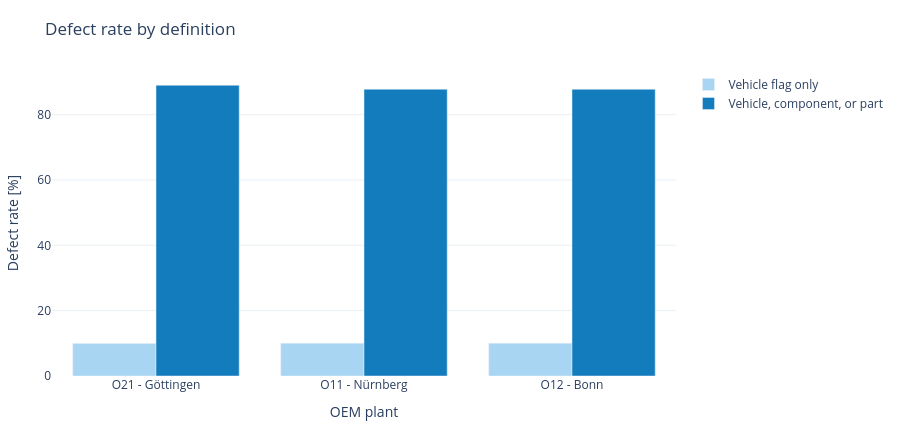

The code cell stored with this chart in its notebook:
### Markdown cell above
### Result

O21 Göttingen has the highest effective rate at 88.98%, followed by O11 Nürnberg at 87.76% and O12 Bonn at 87.75%. The gap between O21 and O11 is 1.216 percentage points. O11 and O12 differ by only 0.010 percentage points and are practically very similar. Nürnberg still has the largest absolute number with 1,041,102 effectively defective vehicles because it also has the highest production volume. The relative rate points to O21 as the first audit location, while the absolute result shows that O11 still affects more vehicles.

### Comparison with the Direct Vehicle Flag

The next chart compares the direct vehicle flag with the complete Bottom-up definition. Light bars use only the direct vehicle flag. Dark bars classify a vehicle as defective when the vehicle itself, an installed component, or an installed part is defective.

### Code cell
definition_long = oem_plant_quality.melt(
    id_vars=["Werk_Label"],
    value_vars=["Direkte_Quote", "Effektive_Quote"],
    var_name="Definition",
    value_name="Quote",
)
definition_long["Definition"] = definition_long["Definition"].map(
    {
        "Direkte_Quote": "Vehicle flag only",
        "Effektive_Quote": "Vehicle, component, or part",
    }
)
definition_long["Quote_pct"] = definition_long["Quote"] * 100

definition_figure = px.bar(
    definition_long,
    x="Werk_Label",
    y="Quote_pct",
    color="Definition",
    barmode="group",
    color_discrete_sequence=["#A8D5F2", "#137CBD"],
    title="Defect rate by definition",
    labels={"Werk_Label": "OEM plant", "Quote_pct": "Defect rate [%]"},
)
definition_figure.update_traces(
    hovertemplate="<b>%{x}</b><br>%{fullData.name}: %{y:.3f} %<extra></extra>"
)
style_figure(definition_figure)

### Figure 1 — Plotly figure (JSON) as saved in the notebook; plotly's stock layout.template omitted (floating-point values rounded to 4 significant figures)
{"data": [{"alignmentgroup": "True", "hovertemplate": "<b>%{x}</b><br>%{fullData.name}: %{y:.3f} %<extra></extra>", "legendgroup": "Vehicle flag only", "marker": {"color": "#A8D5F2", "pattern": {"shape": ""}}, "name": "Vehicle flag only", "offsetgroup": "Vehicle flag only", "orientation": "v", "showlegend": true, "textposition": "auto", "type": "bar", "x": ["O21 - Göttingen", "O11 - Nürnberg", "O12 - Bonn"], "xaxis": "x", "y": [9.914, 10.01, 10.03], "yaxis": "y"}, {"alignmentgroup": "True", "hovertemplate": "<b>%{x}</b><br>%{fullData.name}: %{y:.3f} %<extra></extra>", "legendgroup": "Vehicle, component, or part", "marker": {"color": "#137CBD", "pattern": {"shape": ""}}, "name": "Vehicle, component, or part", "offsetgroup": "Vehicle, component, or part", "orientation": "v", "showlegend": true, "textposition": "auto", "type": "bar", "x": ["O21 - Göttingen", "O11 - Nürnberg", "O12 - Bonn"], "xaxis": "x", "y": [88.98, 87.76, 87.75], "yaxis": "y"}], "layout": {"barmode": "group", "height": 430, "legend": {"title": {"text": ""}, "tracegroupgap": 0}, "margin": {"b": 50, "l": 50, "r": 30, "t": 70}, "paper_bgcolor": "white", "plot_bgcolor": "white", "title": {"text": "Defect rate by definition"}, "xaxis": {"anchor": "y", "domain": [0, 1], "showgrid": false, "title": {"text": "OEM plant"}}, "yaxis": {"anchor": "x", "domain": [0, 1], "gridcolor": "#EAF0F4", "title": {"text": "Defect rate [%]"}, "zeroline": false}}}
